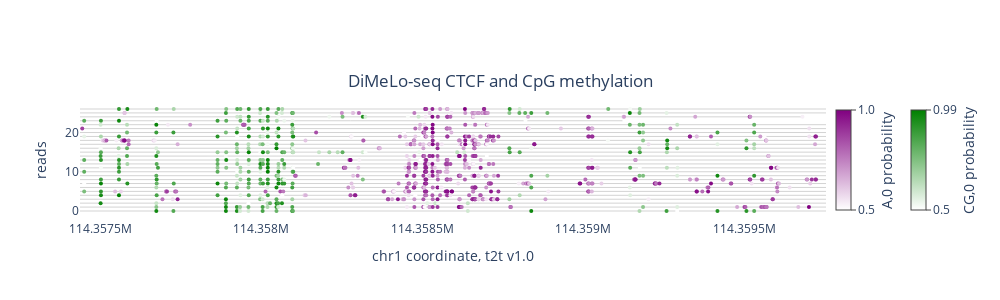

Notebook code cell kept with this figure:
### Code cell
fig = plot_read_browser.plot_read_browser(
    mod_file_name=extract_file_no_thresh,
    region='chr1:114357437-114359753', # you can only browser a single region, not a bed file or list of regions.
    # The only cap on region size is your computer's memory and your patience
    motifs=['CG,0','A,0'],
    thresh=0.5,
    single_strand=False,
    sort_by="collapse",#you can sort by anything that the loading function accepts, but the special "collapse" option doesn't allow other sorting
    hover=False, #turning off hover will remove the hoverover read names and other info
    marker_size=4, #you can adjust how big the mod markers are to make the cleanest visualization of you data
    colorscales={'CG,0':['white','green'],'A,0':['white','purple']}, #you can specify any arbitrary colorscale with colors that plotly recognizes, including CSS colors
)
# plot browser is made using plotly, so you can use the returned "fig" object to make updates using plotly commands
fig.update_layout(
    width=1000,# these values are in pixels
    height=300,    
    title={
        'text': 'DiMeLo-seq CTCF and CpG methylation',
        'x': 0.5,
        'xanchor': 'center',
        'y': 0.75,  # Adjust the vertical position of the title
        'yanchor': 'top',
        'pad': {'b': 10} 
    },
    xaxis_title='chr1 coordinate, t2t v1.0',
    yaxis_title='reads'
)

### Figure 1 — Plotly figure (JSON) as saved in the notebook; plotly's stock layout.template omitted (floating-point values rounded to 4 significant figures; data arrays with more than 128 entries replaced by an {"elided": "..."} marker saying what was removed)
{"data": [{"hoverinfo": "text", "hovertext": "bd15781e-a765-43ba-b641-64cff386435f", "line": {"color": "lightgrey", "width": 1}, "mode": "lines", "showlegend": false, "type": "scatter", "x": [114272757, 114371007], "y": [2, 2]}, {"hoverinfo": "text", "hovertext": "62f58ea9-6228-4b3c-a00d-e8e4377c2d9a", "line": {"color": "lightgrey", "width": 1}, "mode": "lines", "showlegend": false, "type": "scatter", "x": [114273549, 114407394], "y": [0, 0]}, {"hoverinfo": "text", "hovertext": "f2f48fe0-36ac-4af3-8551-f3afc13b64df", "line": {"color": "lightgrey", "width": 1}, "mode": "lines", "showlegend": false, "type": "scatter", "x": [114286982, 114389604], "y": [1, 1]}, {"hoverinfo": "text", "hovertext": "8a461cc7-ebdc-4456-98a6-afbd85560245", "line": {"color": "lightgrey", "width": 1}, "mode": "lines", "showlegend": false, "type": "scatter", "x": [114320500, 114366576], "y": [7, 7]}, {"hoverinfo": "text", "hovertext": "1ad45bea-ccfe-4f2f-b727-d8280358f0b0", "line": {"color": "lightgrey", "width": 1}, "mode": "lines", "showlegend": false, "type": "scatter", "x": [114323087, 114361162], "y": [11, 11]}, {"hoverinfo": "text", "hovertext": "4c30ceba-4a6a-41ba-8906-293ba44965d1", "line": {"color": "lightgrey", "width": 1}, "mode": "lines", "showlegend": false, "type": "scatter", "x": [114324537, 114362163], "y": [12, 12]}, {"hoverinfo": "text", "hovertext": "8db57d1c-ad62-47bc-a1fa-77489954f766", "line": {"color": "lightgrey", "width": 1}, "mode": "lines", "showlegend": false, "type": "scatter", "x": [114325720, 114376439], "y": [5, 5]}, {"hoverinfo": "text", "hovertext": "c4269dbc-9387-4644-a195-bab0ab597d21", "line": {"color": "lightgrey", "width": 1}, "mode": "lines", "showlegend": false, "type": "scatter", "x": [114332522, 114390219], "y": [4, 4]}, {"hoverinfo": "text", "hovertext": "c299b672-9ba1-430b-ae22-43d7591eead8", "line": {"color": "lightgrey", "width": 1}, "mode": "lines", "showlegend": false, "type": "scatter", "x": [114332525, 114377428], "y": [8, 8]}, {"hoverinfo": "text", "hovertext": "1b72803e-adef-4222-a6ac-262f2dd04db8", "line": {"color": "lightgrey", "width": 1}, "mode": "lines", "showlegend": false, "type": "scatter", "x": [114338510, 114368055], "y": [16, 16]}, {"hoverinfo": "text", "hovertext": "9ae3a9ec-de2b-4678-80c5-82ef5b18d7af", "line": {"color": "lightgrey", "width": 1}, "mode": "lines", "showlegend": false, "type": "scatter", "x": [114339863, 114386990], "y": [6, 6]}, {"hoverinfo": "text", "hovertext": "66ca78ed-7f5e-4af3-93cd-0ceb736246ec", "line": {"color": "lightgrey", "width": 1}, "mode": "lines", "showlegend": false, "type": "scatter", "x": [114341066, 114379357], "y": [10, 10]}, {"hoverinfo": "text", "hovertext": "c06c775e-9473-423d-bb0f-48aaad4a7ad6", "line": {"color": "lightgrey", "width": 1}, "mode": "lines", "showlegend": false, "type": "scatter", "x": [114341117, 114371835], "y": [15, 15]}, {"hoverinfo": "text", "hovertext": "bdde52cf-4aed-42f6-80e5-e2c02b86596c", "line": {"color": "lightgrey", "width": 1}, "mode": "lines", "showlegend": false, "type": "scatter", "x": [114343597, 114405294], "y": [3, 3]}, {"hoverinfo": "text", "hovertext": "81abd2b7-68a5-44ce-9d92-c5790e68f0b6", "line": {"color": "lightgrey", "width": 1}, "mode": "lines", "showlegend": false, "type": "scatter", "x": [114346047, 114359121], "y": [23, 23]}, {"hoverinfo": "text", "hovertext": "d2f5df66-fe62-4723-b360-572dec3493c8", "line": {"color": "lightgrey", "width": 1}, "mode": "lines", "showlegend": false, "type": "scatter", "x": [114347104, 114372936], "y": [19, 19]}, {"hoverinfo": "text", "hovertext": "a865b338-ab12-4c49-910e-f4ef80af8677", "line": {"color": "lightgrey", "width": 1}, "mode": "lines", "showlegend": false, "type": "scatter", "x": [114348722, 114383387], "y": [14, 14]}, {"hoverinfo": "text", "hovertext": "34f01854-c28c-4ec6-a5ff-635d1327b18d", "line": {"color": "lightgrey", "width": 1}, "mode": "lines", "showlegend": false, "type": "scatter", "x": [114349315, 114373482], "y": [20, 20]}, {"hoverinfo": "text", "hovertext": "a054616a-0028-4b5e-877f-53b611ad2767", "line": {"color": "lightgrey", "width": 1}, "mode": "lines", "showlegend": false, "type": "scatter", "x": [114350271, 114372234], "y": [21, 21]}, {"hoverinfo": "text", "hovertext": "5a71d07f-4b9a-487c-8fa0-b9a26e2c626c", "line": {"color": "lightgrey", "width": 1}, "mode": "lines", "showlegend": false, "type": "scatter", "x": [114352078, 114359682], "y": [24, 24]}, {"hoverinfo": "text", "hovertext": "b1e7ffc8-b74a-4b98-bb8f-a5f3f8fcb3b7", "line": {"color": "lightgrey", "width": 1}, "mode": "lines", "showlegend": false, "type": "scatter", "x": [114352748, 114379429], "y": [18, 18]}, {"hoverinfo": "text", "hovertext": "7e3be4d2-be0b-4eda-91fb-d56b0df8d9ec", "line": {"color": "lightgrey", "width": 1}, "mode": "lines", "showlegend": false, "type": "scatter", "x": [114353092, 114381301], "y": [17, 17]}, {"hoverinfo": "text", "hovertext": "a6fcae27-656a-4f86-b117-02fee057fab6", "line": {"color": "lightgrey", "width": 1}, "mode": "lines", "showlegend": false, "type": "scatter", "x": [114353689, 114360654], "y": [25, 25]}, {"hoverinfo": "text", "hovertext": "49025607-57f8-4319-adfb-1d30dc5fca5a", "line": {"color": "lightgrey", "width": 1}, "mode": "lines", "showlegend": false, "type": "scatter", "x": [114353874, 114393731], "y": [9, 9]}, {"hoverinfo": "text", "hovertext": "0254472b-d540-423f-8589-cd6bc16c74c9", "line": {"color": "lightgrey", "width": 1}, "mode": "lines", "showlegend": false, "type": "scatter", "x": [114354714, 114376509], "y": [22, 22]}, {"hoverinfo": "text", "hovertext": "09ad09ac-fe99-4e99-9fe4-d308c41538d8", "line": {"color": "lightgrey", "width": 1}, "mode": "lines", "showlegend": false, "type": "scatter", "x": [114356767, 114393905], "y": [13, 13]}, {"hoverinfo": "text", "hovertext": "ce306fa9-2d47-45dc-8d7a-2294fdcd5e25", "line": {"color": "lightgrey", "width": 1}, "mode": "lines", "showlegend": false, "type": "scatter", "x": [114357416, 114360136], "y": [26, 26]}, {"customdata": {"elided": "769x2 mixed values"}, "hovertemplate": "<b>Read</b>: %{customdata[0]}<br><b>Position</b>: %{x:,}<br><b>Probability</b>: %{customdata[1]:.2f}", "marker": {"color": {"elided": "769 float values"}, "colorbar": {"thickness": 15, "tickmode": "array", "ticks": "outside", "ticktext": ["0.5", "1.0"], "tickvals": [0.502, 0.998], "title": {"side": "right", "text": "A,0 probability"}, "x": 1}, "colorscale": [[0, "white"], [1, "purple"]], "size": 4}, "mode": "markers", "showlegend": false, "type": "scatter", "x": {"elided": "769 int values"}, "y": {"elided": "769 int values"}}, {"customdata": {"elided": "504x2 mixed values"}, "hovertemplate": "<b>Read</b>: %{customdata[0]}<br><b>Position</b>: %{x:,}<br><b>Probability</b>: %{customdata[1]:.2f}", "marker": {"color": {"elided": "504 float values"}, "colorbar": {"thickness": 15, "tickmode": "array", "ticks": "outside", "ticktext": ["0.5", "0.99"], "tickvals": [0.502, 0.9941], "title": {"side": "right", "text": "CG,0 probability"}, "x": 1.1}, "colorscale": [[0, "white"], [1, "green"]], "size": 4}, "mode": "markers", "showlegend": false, "type": "scatter", "x": {"elided": "504 int values"}, "y": {"elided": "504 int values"}}], "layout": {"barmode": "overlay", "height": 300, "hovermode": false, "plot_bgcolor": "rgba(0,0,0,0)", "title": {"pad": {"b": 10}, "text": "DiMeLo-seq CTCF and CpG methylation", "x": 0.5, "xanchor": "center", "y": 0.75, "yanchor": "top"}, "width": 1000, "xaxis": {"range": [114357437, 114359753], "title": {"text": "chr1 coordinate, t2t v1.0"}}, "yaxis": {"title": {"text": "reads"}}}}
